Frame 1 (no input): blank canvas, image omitted
Frame 60 (the mouse pressed at the canvas centre just before this capture): blank canvas, image omitted
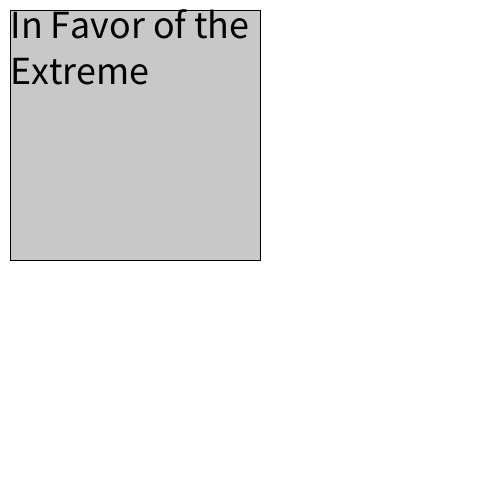
Frame 120 (the mouse held since frame 60 and released just before this capture)

The Processing sketch whose frames 1 and 60 were blank and that drew this single picture after the mouse press (run headless with seeded random() and noise(); from frame 60 on, the mouse is pressed at the canvas centre):

// Processing sketch: text2
// ── text2.pde
String s = "In Favor of the Extreme";

void setup() {
    size(500, 500);
    textSize(40);
}

void draw() {
    background(255);
    fill(200);
    rect(10, 10, mouseX, mouseY);
    fill(0);
    text(s, 10, 10, mouseX, mouseY);
}
